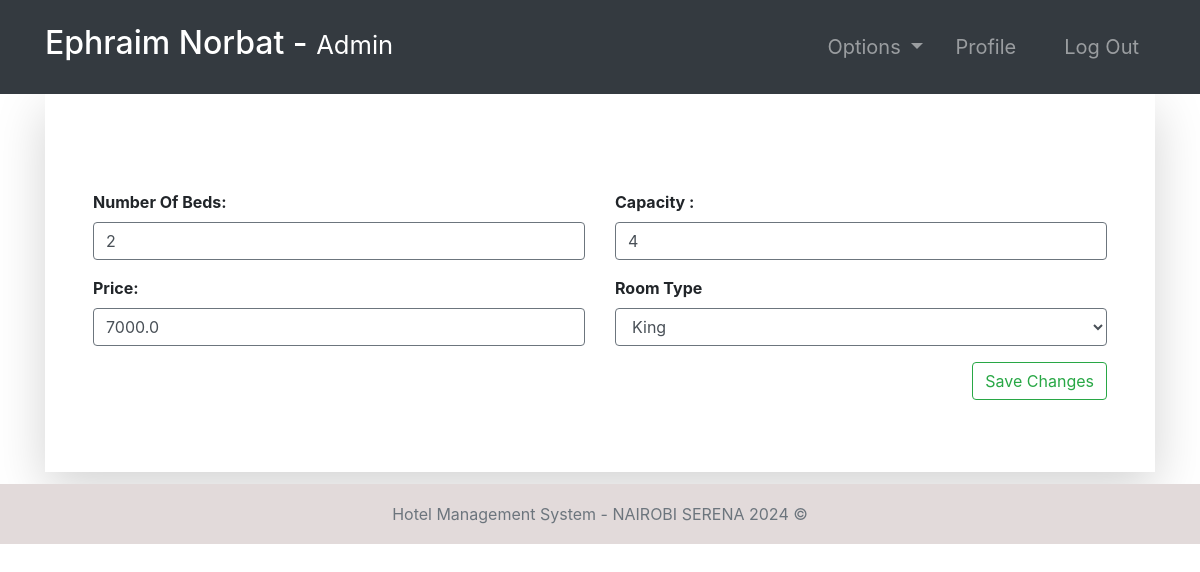
The page /room-edit/1/ (signed in) on the database its author committed.
### room/models.py (models this page shows, shortened)
class Room(models.Model):
    ROOM_TYPES = (
        ('King', 'King'),
        ('Luxury', 'Luxury'),
        ('Normal', 'Normal'),
        ('Economic', 'Economic'),
    )
    number = models.IntegerField(primary_key=True)
    capacity = models.SmallIntegerField()
    numberOfBeds = models.SmallIntegerField()
    roomType = models.CharField(max_length=20, choices=ROOM_TYPES)
    price = models.FloatField()
    statusStartDate = models.DateField(null=True)
    statusEndDate = models.DateField(null=True)

### room/views.py (the view)
# urls.py: path('room-edit/<str:pk>/', room_edit, name="room-edit"),
@login_required(login_url='login')
def room_edit(request, pk):
    role = str(request.user.groups.all()[0])
    path = role + "/"
    room = Room.objects.get(number=pk)
    form1 = editRoom(instance=room)
    context = {
        "role": role,
        "room": room,
        "form1": form1
    }
    if request.method == 'POST':
        form1 = editRoom(request.POST, instance=room)
        if form1.is_valid():
            form1.save()
            return redirect("room-profile", id=room.number)
    return render(request, path + "room-edit.html", context)

### room/forms.py
class editRoom(ModelForm):
    class Meta:
        model = Room
        fields = ["capacity", "numberOfBeds", "roomType", "price"]

### Templates/admin/room-edit.html
{% extends '../index.html' %}
{% block context %}
{% include '../common_pages/room-edit.html' %}
{% endblock %}

### Templates/incs/nav.html (shortened to what this page needs)
<nav class="navbar navbar-dark bg-dark navbar-expand-lg py-3 " role="navigation">
    <div class="container">
        <a href="" class="navbar-brand">
            <h2 class="text-capitalize">
                {{ request.user.first_name }} {{ request.user.last_name }} -
                <small>
                    {{ role }}
                </small>
            </h2>
        </a>
        <div class="collapse navbar-collapse" id="navbarTags">
            <ul class="navbar-nav ml-auto">
                <li class="nav-item dropdown p-2">
                    <a class="nav-link dropdown-toggle" href="#" id="navbarDropdown" role="button"
                        data-toggle="dropdown" aria-haspopup="true" aria-expanded="false">
                        Options
                    </a>
                </li>
                <li class="nav-item mr-3 p-2">
                    {% if role == 'staff' or role == 'receptionist' or role == 'admin' or role == 'manager' %}
                    <a href="{% url 'employee-profile' user.id %}" class="nav-link">Profile</a>
                    {% endif %}
                </li>
                <li class="nav-item p-2 ">
                    <a href="{% url 'logout' %}" class="nav-link">Log Out</a>
                </li>
            </ul>
        </div>
    </div>
</nav>

### Templates/common_pages/room-edit.html (shortened to what this page needs)
<div class="container">
    <div class="shadow-lg p-5">
        <form action="" method="POST">
            <div class="row mt-5">
                <div class="col-6">
                    <div class="form-group">
                        <label for="item-quantity"><b>Number Of Beds: </b></label>
                        <input type="number" min="0" class="form-control border border-secondary"
                            value="{{room.numberOfBeds}}" id="id_numberOfBeds" name="numberOfBeds">
                    </div>
                    <div class="form-group">
                        <label for="item-quantity"><b>Price: </b></label>
                        <input type="number" min="0" step="0.01" class="form-control border border-secondary"
                            value="{{room.price}}" id="id_price" name="price">
                    </div>
                </div>
                <div class="col-6">
                    <div class="form-group ">
                        <label for="item-type"><b>Capacity : </b></label>
                        <input type="number" min="1" class="form-control border border-secondary"
                            value="{{room.capacity}}" id="id_capacity" name="capacity">
                    </div>
                    <div class="form-group">
                        <label for="item-quantity"><b>Room Type</b></label>
                        <select name="roomType" required="" id="id_roomType"
                            class="form-control border border-secondary">
                            <option value="King" {% if room.roomType == 'King' %} selected {% endif %}>King</option>
                        </select>
                    </div>
                    <button type="submit" name="submit" class="btn btn-outline-success float-right">Save
                        Changes</button>
                </div>
            </div>
        </form>
        <br>
    </div>
</div>

### static/css/main.css (style rules this page uses)
* { margin: 0; padding: 0; -webkit-font-smoothing: antialiased; }
body { position: relative; }
nav .nav-item { font-size: 20px; }

### rows shown on the page
Room: numberOfBeds "2", price "7000.0", capacity "4", roomType "King"

### other values the page prints
{{ request.user.first_name }} "Ephraim"
{{ request.user.last_name }} "Norbat"
{{ role }} "Admin"
